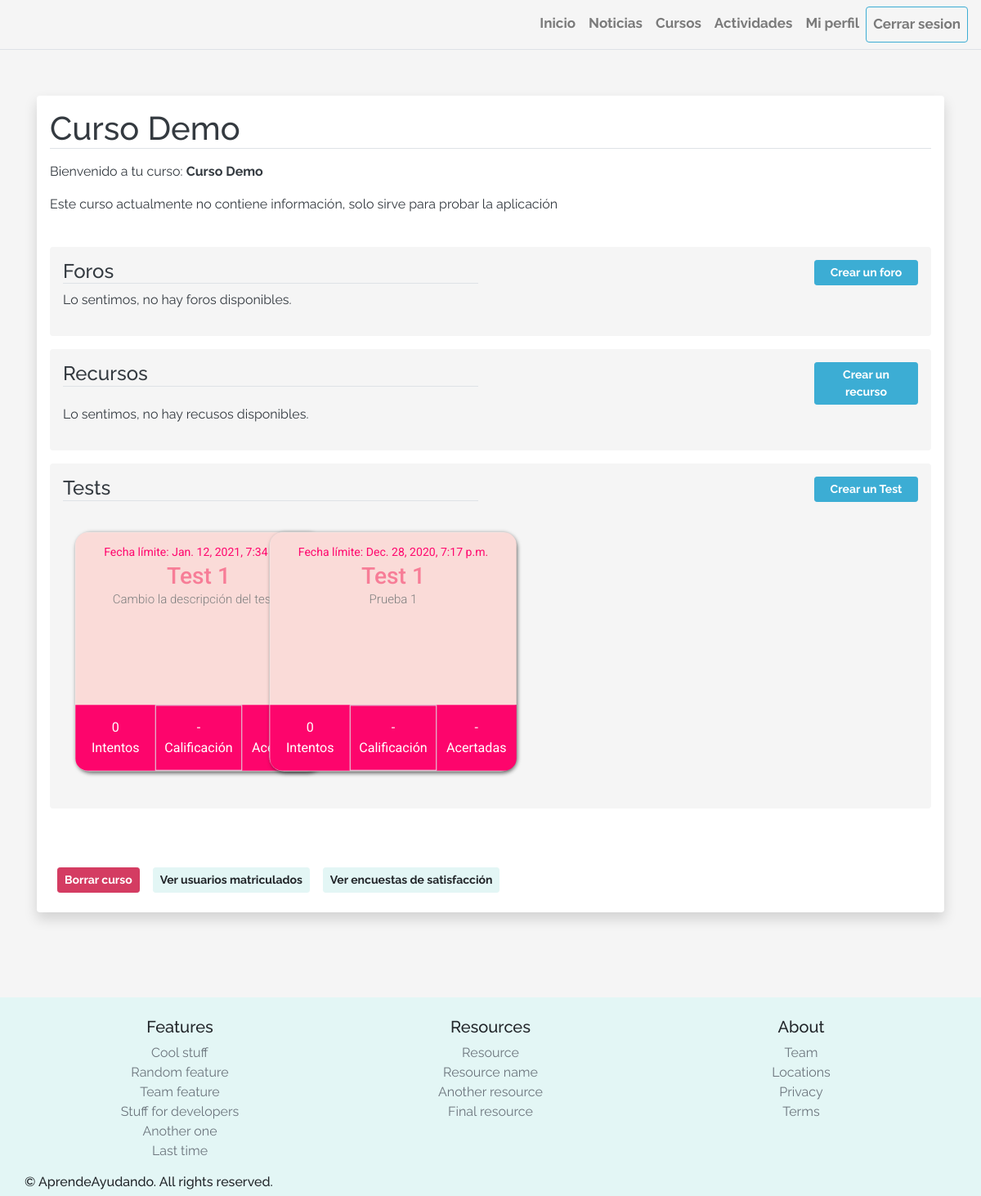
Screenshot of /courses/1/ (signed in) with the database file from the repository.
### courses/models.py (models this page shows, shortened)
class Course(models.Model):
    title = models.CharField(max_length=200)
    pub_date = models.DateTimeField(verbose_name="date published", auto_now_add=True)
    enrolled_users = models.ManyToManyField(get_user_model(), related_name="courses", blank=True)
    banned_users = models.ManyToManyField(get_user_model(), related_name="coursesBanned", blank=True)
    teacher = models.ForeignKey(get_user_model(), null=True, on_delete=models.CASCADE, limit_choices_to={'groups__name':'Profesor'})
    description = models.CharField(max_length=1000, blank=True)
    class Meta:
        verbose_name = "Curso"
        verbose_name_plural = "Cursos"

### quiz/models.py (models this page shows, shortened)
class Quiz(models.Model):
    title = models.CharField(max_length=50)
    description = models.CharField(max_length=500, blank=True, null=True)
    maximum_date = models.DateTimeField(verbose_name="Maximum Date", null=True, blank=True)
    repeatable = models.BooleanField()
    show_qualification = models.BooleanField(default=False)
    show_quiz = models.BooleanField(default=False)
    activity = models.ForeignKey(Activity, on_delete=models.CASCADE, null=True, blank=True)
    course = models.ForeignKey(Course, on_delete=models.CASCADE, null=True, blank=True)
    class Meta:
        constraints = [
            models.CheckConstraint(
                check = (
                    models.Q(activity__isnull = True, course__isnull = False)
                    |
                    models.Q(activity__isnull = False, course__isnull = True)
                ),
                name='Quiz_activityAndCourse_are_null_or_notnull'
            ),
        ]

### courses/views.py (the view)
# urls.py: path('<int:course_id>/', views.join, name='join'), # /courses/curso/1
@login_required
def join(request, course_id):
    course = get_object_or_404(Course, pk=course_id)
    success = False
    isOwner = is_owner(request.user, course.teacher)
    if request.user not in course.enrolled_users.all() and not isOwner :
        return inscription(request, course_id)
    forumListCourse = Forum.objects.filter(activityCourseType=COURSE, activityCourseFk=course.id)
    resourceListCourse = Resource.objects.filter(activityCourseType=COURSE, activityCourseFk=course.id)
    dic_test = {}
    if isOwner or request.user.is_superuser:
        quizListCourse = Quiz.objects.filter(course=course)
    else:
        quizListCourse = Quiz.objects.filter(course=course, show_quiz=True)
    for q in quizListCourse:
        qualifications = Qualification.objects.filter(quiz=q, user=request.user)
        attempts = qualifications.count()
        max_user_qualification = qualifications.order_by('-total_score').first()
        if max_user_qualification and q.show_qualification:
            list_questions = Question.objects.filter(quiz=q)
            max_qualification = 0
            for question in list_questions:
                max_qualification = max_qualification + Answer.objects.filter(correct=True, question=question).count() * question.question_score
            num_questions = list_questions.count()
            dic_test[q.id] = [
                str(attempts),
                str(max_user_qualification.total_score)+'/'+str(max_qualification),
                str(max_user_qualification.total_correct_questions)+'/'+str(num_questions)
            ]
        else:
            dic_test[q.id] = [str(attempts), None, None]
    show_de_enroll = False
    if request.user in course.enrolled_users.all():
        show_de_enroll = True
    show_review = False
    if Review.objects.all().filter(user=request.user, enrollable_id=course.id).count() <= 0:
        show_review = True
    context = {
        'course': course,
        'usuario': request.user,
        'isOwner': isOwner,
        'show_de_enroll':show_de_enroll,
        'show_review' : show_review,
        'forumListCourse': forumListCourse,
        'resourceListCourse': resourceListCourse,
        'dic_test':dic_test,
        'quizListCourse': quizListCourse,
        'courseOrActivity': COURSE
    }
    return render(request, 'courses/curso.html', context)

### AprendeAyudando/templatetags/auth_extras.py (called while the page is built)
@register.filter(name='is_owner')
def is_owner(user, request_user):
    return True if user==request_user else False

@register.filter(name='get_item_from_index')
def get_list_items_card(list, quiz_id):
    return list[quiz_id]

### AprendeAyudando/templates/courses/curso.html (shortened to what this page needs)
{% extends "registration/base.html" %}
{% block style %}
    {% load static %}
    <link rel="stylesheet" type="text/css" href="{% static 'courses/style.css' %}">
    {% endblock %}
{% block content %}
{% load auth_extras %}
<section class="bg-light text-dark py-5 min-vh-100">
    <div class="container py-2">
        <div class="shadow p-3 mb-5 bg-white rounded">
            <div class="row">
                <div class="col-12">
                    <h1 class="border-bottom">{{ course.title }}</h1>
                </div>
                <div class="col-12 py-1">
                </div>
                <div class="col-6">
                    {% if isOwner %}
                        <p>Bienvenido a tu curso: <strong>{{ course.title }}</strong></p>
                    {% else %}
                        <p>Hola {{ usuario.first_name }}! Te encuentras en el curso: <strong>{{ course.title }}</strong> del profesor <strong>{{ course.teacher.first_name }}</strong></p>
                    {% endif %}
                </div>
                <div class="col-6 text-right">
                </div>
                <div class="col-12">
                    <p>{{course.description}}</p>
                </div>
            </div>
            <br>
            <div class="shadow-none p-3 mb-3 bg-light rounded">
                <div class="row">
                    <div class="col-6">
                        <h4 class="border-bottom">Foros</h4>
                    </div>
                    <div class="col-6 text-right">
                        {% if isOwner or user.is_superuser %}
                            <a  href="{% url 'forum:create' courseOrActivity course.id %}" class="col-lg-3 btn btn-secondary btn-sm">Crear un foro</a>
                        {% endif %}
                    </div>
                    <div class="col-12">
                        {% if forumListCourse %}
                            <ol id="prettyList">
                                {% for forum in forumListCourse %}
                                    <li id="prettyListItem"><a href="{% url 'forum:join' forum.id %}">{{ forum.title }}</a></li>
                                {% endfor %}
                            </ol>
                        {% else %}
                            <p>Lo sentimos, no hay foros disponibles.</p>
                        {% endif %}
                    </div>
                </div>
            </div>
            <div class="shadow-none p-3 mb-3 bg-light rounded">
                <div class="row">
                    <div class="col-6">
                        <h4 class="border-bottom">Recursos</h4>
                    </div>
                    <div class="col-6 text-right">
                        {% if isOwner or user.is_superuser %}
                            <a href="{% url 'resources:createResource' courseOrActivity course.id %}" class="col-lg-3 btn btn-secondary btn-sm">Crear un recurso</a>
                        {% endif %}
                    </div>
                    <div class="col-12">
                        {% if resourceListCourse %}
                            <ol id="prettyList">
                                {% for resource in resourceListCourse %}
                                    <li id="prettyListItem">
                                        <a href="{{ resource.resourceLink }}" target="_blank">{{ resource.resourceText }}</a>
                                        {% if isOwner or user.is_superuser %}
                                            <a class="btn btn-sm rounded-circle btn-danger" href="{% url 'resources:delete' resource.id %}">X</a>
                                        {% endif %}
                                    </li>
                                {% endfor %}
                            </ol>
                        {% else %}
                            <p>Lo sentimos, no hay recusos disponibles.</p>
                        {% endif %}
                    </div>
                </div>
            </div>
            <div class="shadow-none p-3 mb-5 bg-light rounded">
                <div class="row">
                    <div class="col-6">
                        <h4 class="border-bottom">Tests</h4>
                    </div>
                    <div class="col-6 text-right">
                        {% if isOwner or user.is_superuser %}
                            <a href="{% url 'quiz:createQuiz' courseOrActivity course.id %}" class="col-lg-3 btn btn-secondary btn-sm">Crear un Test</a>
                        {% endif %}
                    </div>
                    {% if quizListCourse %}
                        <div class="quizElements">
                            {% for quiz in quizListCourse %}
                                <a href="{% url 'quiz:startQuiz' quiz.id %}" class="quizElements">
                                    <div class="card">
                                        <div class="card-text">
                                            {% if quiz.maximum_date is not None %}
                                                <span class="date">Fecha límite: {{quiz.maximum_date}}</span>
                                            {% else %}
                                                <span class="date">Sin fecha límite</span>
                                            {% endif %}
                                            <h2 class="clearh2">{{ quiz.title }}</h2>
                                            <p>{{ quiz.description }}</p>
                                        </div>
                                        {% with list_info=dic_test|get_item_from_index:quiz.id %}
                                            <div class="card-stats">
                                                <div class="stat">
                                                    <div class="value">{{list_info|get_item_from_index:0}}</div>
                                                    <div class="type">Intentos</div>
                                                </div>
                                                <div class="stat border">
                                                    <div class="value">
                                                        {% if list_info|get_item_from_index:1 is None %}
                                                            -
                                                        {% else %}
                                                            {{list_info|get_item_from_index:1}}
                                                        {% endif %}
                                                    </div>
                                                    <div class="type">Calificación</div>
                                                </div>
                                                <div class="stat">
                                                    <div class="value">
                                                        {% if list_info|get_item_from_index:2 is None %}
                                                            -
                                                        {% else %}
                                                            {{list_info|get_item_from_index:2}}
                                                        {% endif %}
                                                    </div>
                                                    <div class="type">Acertadas</div>
                                                </div>
                                            </div>
                                        {% endwith %}
                                    </div>
                                </a>
                            {% endfor %}
                        </div>
                    {% else %}
                        <div class="col-12">
                            <p>Lo sentimos, no hay tests disponibles.</p>
                        </div>
                    {% endif %}
                </div>
            </div>
            <div class="row py-2 text-center">
            </div>
            <div class="row py-2">
                {% if isOwner or user.is_superuser %}
                    <a href="{% url 'courses:delete' course.id %}" class="ml-4 mr-2 btn btn-danger btn-sm">Borrar curso</a>
                    <a href="{% url 'courses:users' course.id %}" class="mx-2 btn btn-info btn-sm">Ver usuarios matriculados</a>
                    <a href="{% url 'review:list' course.id course.title 'Course' %}" class="mx-2 btn btn-info btn-sm">Ver encuestas de satisfacción</a>
                {% endif %}
            </div>
        </div>
    </div>
</section>
{% endblock %}

### AprendeAyudando/static/courses/style.css (style rules this page uses)
.quizElements { display: grid; grid-template-columns: 33% 33% 33%; }
a.quizElements { margin: 30px; width: 300px; text-decoration: none; }
.card { display: grid; text-align: center; grid-template-columns: 300px; grid-template-rows: 210px 80px; grid-template-areas: "text" "stats"; border-radius: 18px; font-family: 'Roboto', sans-serif; text-align: center; transition: 0.5s ease; cursor: pointer; width: 300px; transform: scale(1.005); box-shadow: 2px 2px 5px rgba(0,0,0,0.6); }
.card-text { grid-area: text; background: rgb(250, 219, 216); padding-top: 12px; padding-left: 20px; padding-right: 20px; padding-bottom: 12px; border-top-left-radius: 15px; border-top-right-radius: 15px; }
.card-text .date { color: rgb(255, 7, 110); font-size:14px; }
.card-text p { color: grey; font-size:15px; font-weight: 300; }
.card-text h2 { margin-top:0px; font-size:28px; }
.card-stats { grid-area: stats; display: grid; grid-template-columns: 1fr 1fr 1fr; grid-template-rows: 1fr; border-bottom-left-radius: 15px; border-bottom-right-radius: 15px; background: rgb(253, 5, 108); }
.card-stats .stat { display: flex; align-items: center; justify-content: center; flex-direction: column; color: white; padding:10px; }
.clearh2 { margin-block-start: 0em !important; margin-block-end: 0em !important; }

### rows the page displays
Course: title "Curso Demo", description "Este curso actualmente no contiene información, solo sirve para probar la aplicación"
Quiz: maximum_date "Jan. 12, 2021, 7:34 p.m.", title "Test 1", description "Cambio la descripción del test 1", list_info "0"
Quiz: maximum_date "Dec. 28, 2020, 7:17 p.m.", title "Test 1", description "Prueba 1", list_info "0"
